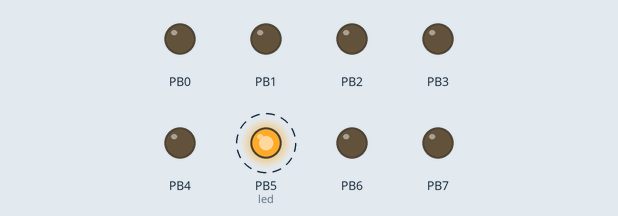
Simulated run of this program. Board: ATmega328P, built with avr-gcc and emulated at 16 MHz. Shown: output pins drawn as LEDs (lit = HIGH). Dashed ring = blinking.

Above: at 0.02 s.
Timing chart, 0 to 3.0 s (numbered marks = the images above):
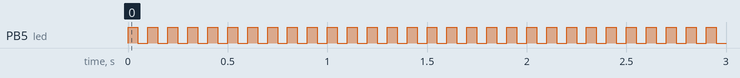

Measured:
- by itself, PB5 (led): alternates HIGH for 0.05 s and LOW for 0.05 s

The program:

main.c
```c
#define F_CPU 16000000 //clock 16Mhz
#define __AVR_ATmega328P__  //definicion del mcu
#include <avr/io.h> //ios del mcu
#include <util/delay.h> //rutinas de delay

/*Inicializar la puerta(direccion y nivel logico*/
void init_port()
{
    //direccion como salida
    DDRB = 0xFF;
    //definir nivel logico en 0V
    PORTB = 0x00;
}

void change_logic_xor(volatile uint8_t* registrador)
{
    *registrador ^= 0x20;
    _delay_ms(100);

}

void change_logic_masc(volatile uint8_t* registrador,int n)
{
    *registrador |= (1<<n); //5V
    _delay_ms(50);
    *registrador &= ~(1<<n); //Ov
    _delay_ms(50);

}


int main(void)
{
    //llamar funcion init
    init_port();

    while(1)
    {
        change_logic_masc(&PORTB,5); //5 --> led interno
    }
}
```
